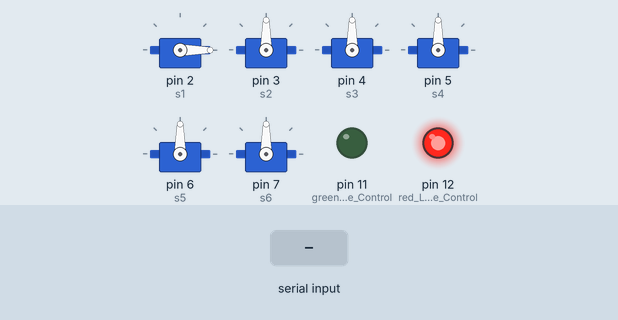
Simulated run of this sketch. Board: Arduino Uno, built with avr-gcc and run on an emulated ATmega328P. Shown: 6 × servo, output pins drawn as LEDs (lit = HIGH). The test bench sets the inputs (shaded band).

Above: at 0.01 s.
At 1.2 s:
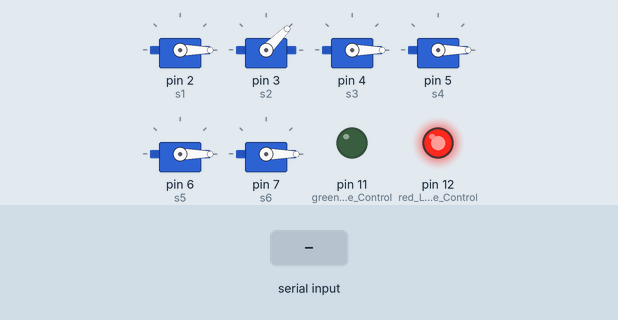
1.3 s: "t" received over Serial
At 1.9 s:
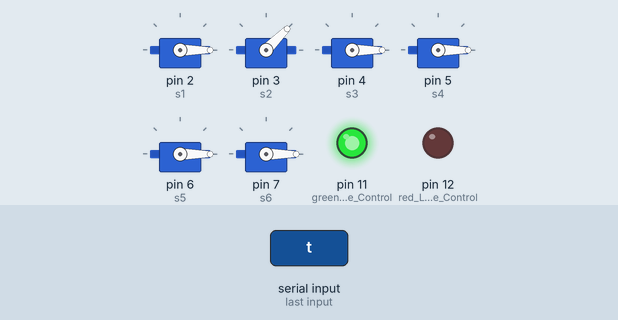
Timing chart, 0 to 4.3 s (numbered marks = the images above; inputs shaded):
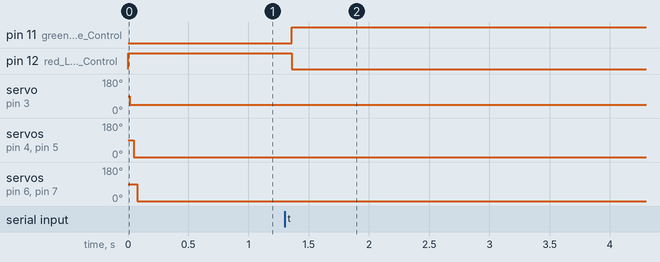

Measured:
- after the input at 1.3 s, pin 11 (green_LED_Gesture_Control): LOW → HIGH after 0.06 s; pin 12 (red_LED_Remote_Control): HIGH → LOW after 0.06 s

The sketch:

roboarm_wremote1.ino
```cpp
#include <Servo.h>
Servo s1,s2,s3,s4,s5,s6;//servo motors, actually base arm has 2 might add s22 and s21 if parallel doesn't work
byte pos1,pos2,pos3,pos4,pos5,pos6;
boolean state=0;//for switching between gesture and remote control, default is remote and red LED ON
void setup() {
  s1.attach(2);
  s2.attach(3);
  s3.attach(4);
  s4.attach(5);
  s5.attach(6);
  s6.attach(7);
  // put your setup code here, to run once:
  Serial.begin(9600);
  pos2=45;
  pinMode(11, OUTPUT); //green LED Gesture Control
  pinMode(12, OUTPUT); //red LED Remote Control
}

void loop() {
  // put your main code here, to run repeatedly:
  char proc;
  // check if data has been sent from the computer:
  if (Serial.available())
  {
    // read the most recent byte (which will be from 0 to 255):
    proc = Serial.read();  //if multiple orders at the same time can be sent then fix this
  }
    if (proc == 't')//t //joystick button 11
    {
      state=!state;//toggle control methods
    }
    if(state==0)
    {
      digitalWrite(12,HIGH); //Red LED ON Remote control used
      digitalWrite(11,LOW);
      if (proc =='f') // f //RT
      {
        if(pos3<180)
        {
          pos3=pos3+1; //extend elbow
        }
      }
      else if(proc=='r') // r // LT
      {
        if(pos3>0)
        {
          pos3=pos3-1;//retract elbow
        }
      }
      else if (proc =='d') //d // L stick RIGHT
      {
        if(pos1<180)
        {
          pos1=pos1+1; //rotate base right
        }
      }
      else if(proc=='a')//a // L stick LEFT
      {
        if(pos1>0)
        {
          pos1=pos1-1;// rotate base left
        }
      }
      else if (proc =='w')//w L stick UP
      {
        if(pos2<180)
        {
          pos2=pos2+1;// base link up
        }
      }
      else if(proc=='s')//s L stick DOWN
      {
        if(pos2>45)
        {
          pos2=pos2-1;// base link down, minimum is 45 degrees
        }
      }
      else if (proc =='j')//j // R stick RIGHT
      {
        if(pos4<180)
        {
          pos4=pos4+1; //Rotate wrist right
        }
      }
      else if(proc=='g')//g //R stick LEFT
      {
        if(pos4>0)
        {
          pos4=pos4-1;// Rotate wrist left
        }
      }
      else if (proc =='y')//y // R stick UP
      {
        if(pos5<180)
        {
          pos5=pos5+1;//Wrist up
        }
      }
      else if(proc=='h')//h // R stick DOWN
      {
        if(pos5>0)
        {
          pos5=pos5-1; // Wrist down
        }
      }
      else if (proc =='q')//q //Button1
      {
        if(pos6>0)
        {
          pos6=pos6-1;//claw open
        }
      }
      else if(proc=='e')//e //Button 2
      {
        if(pos6<180)
        {
          pos6=pos6+1;//claw close
        }
      }
      s1.write(pos1);              // tell servo to go to position in variable 'pos'
      delay(15);
      s2.write(pos2);              // tell servo to go to position in variable 'pos'
      delay(15);
      s3.write(pos3);              // tell servo to go to position in variable 'pos'
      delay(15);
      s4.write(pos4);              // tell servo to go to position in variable 'pos'
      delay(15);
      s5.write(pos5);              // tell servo to go to position in variable 'pos'
      delay(15);
      s6.write(pos6);              // tell servo to go to position in variable 'pos'
      delay(15);
    }
    else
    {
      digitalWrite(12,LOW);//Green LED ON and Gesture part Used
      digitalWrite(11,HIGH);
    }
}
//check the serial data sending and receiving part add and integrate later
```
